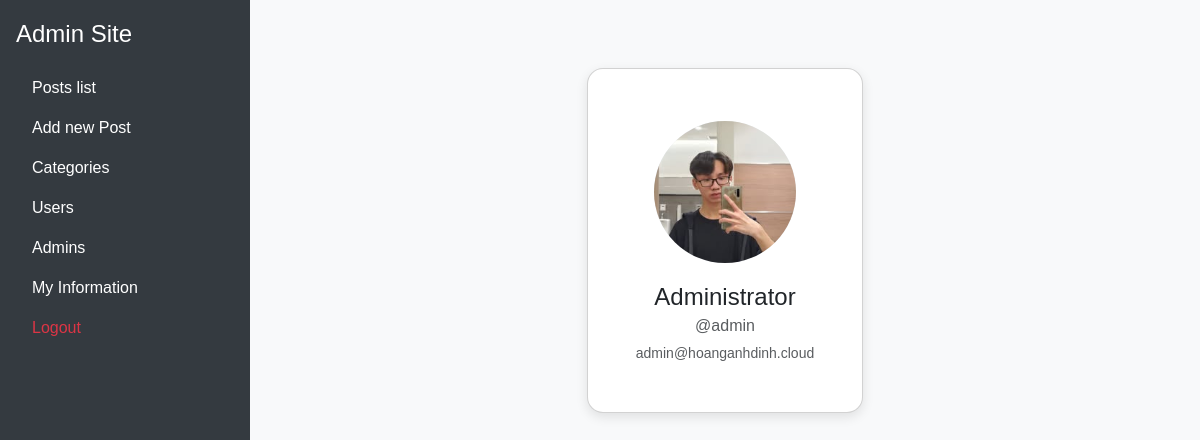
The page /admin/admin_information.php (signed in) on the database its author committed.
### tables this page shows
CREATE TABLE `users` (
  `id` int(11) NOT NULL,
  `fullname` varchar(255) NOT NULL,
  `username` varchar(255) NOT NULL,
  `email` varchar(255) NOT NULL,
  `password` varchar(255) NOT NULL,
  `user_image` varchar(255) DEFAULT NULL,
  `role` varchar(11) NOT NULL
);

### admin/admin_information.php (called while the page is built, shortened)
<?php  require "../users/login/check_admin.php";
include '../includes/DatabaseConnection.php';
include '../includes/DatabaseFunctions.php';
try{
    $user_id = $_SESSION['UserID'];
    $user = getUser($pdo, $user_id);
    include 'templates/admin_information.html.php';
}catch (PDOException $e){
    $title = 'An error has occured';
    $output = 'Database error: ' . $e->getMessage();
}
include 'templates/admin_layout.html.php';
?>

### includes/DatabaseFunctions.php (called while the page is built, shortened)
<?php
function query($pdo, $sql, $parameters = []) {
    $query = $pdo->prepare($sql);
    $query->execute($parameters);
    return $query;
}
function getUser($pdo, $id){
    $parameters = [':id' => $id];
    $query = query($pdo, 'SELECT * FROM users WHERE id = :id', $parameters);
    return $query->fetch();
}
?>

### admin/templates/admin_information.html.php (the view, shortened to what this page needs)
<head>
    <link href="https://cdn.jsdelivr.net/npm/bootstrap@5.3.2/dist/css/bootstrap.min.css" rel="stylesheet">
</head>
<body>
<div class="container py-5 d-flex justify-content-center align-items-center">
    <div class="card profile-card text-center p-5">
        <div class="mb-3">
            <img src="../users/images/<?= htmlspecialchars($user['user_image'], ENT_QUOTES, 'UTF-8') ?>" class="profile-image" alt="User Image">
        </div>
        <h4 class="card-title"><?= htmlspecialchars($user['fullname'], ENT_QUOTES, 'UTF-8') ?></h4>
        <h6 class="card-subtitle mb-2 text-muted">@<?= htmlspecialchars($user['username'], ENT_QUOTES, 'UTF-8') ?></h6>
        <p class="card-text small text-muted"><?= htmlspecialchars($user['email'], ENT_QUOTES, 'UTF-8') ?></p>
    </div>
</div>
</body>

### admin/templates/admin_layout.html.php (style rules this page uses)
body { min-height: 100vh; display: flex; }

### admin/templates/admin_information.html.php (style rules this page uses)
body { background-color: #f8f9fa; font-family: Arial, sans-serif; }
.profile-card { max-width: 500px; border-radius: 16px; box-shadow: 0 4px 12px rgba(0,0,0,0.1); background: #fff; overflow: hidden; }
.profile-image { width: 150px; height: 150px; object-fit: cover; border-radius: 50%; border: 4px solid #fff; background-color: #e9ecef; }

### rows shown on the page
users: user_image (picture), fullname "Administrator", username "admin", email "admin@hoanganhdinh.cloud"
